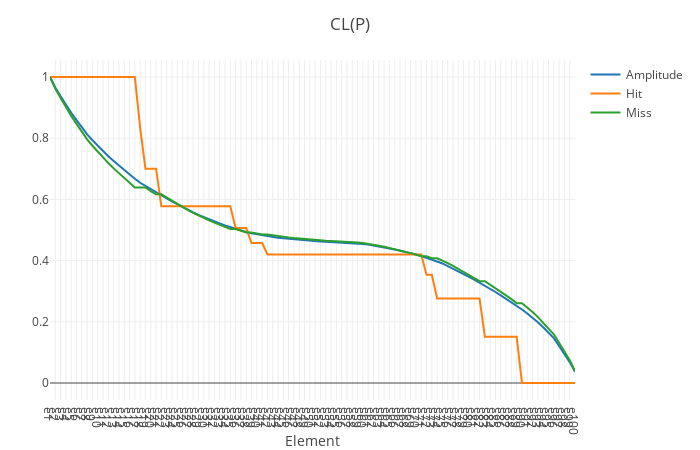
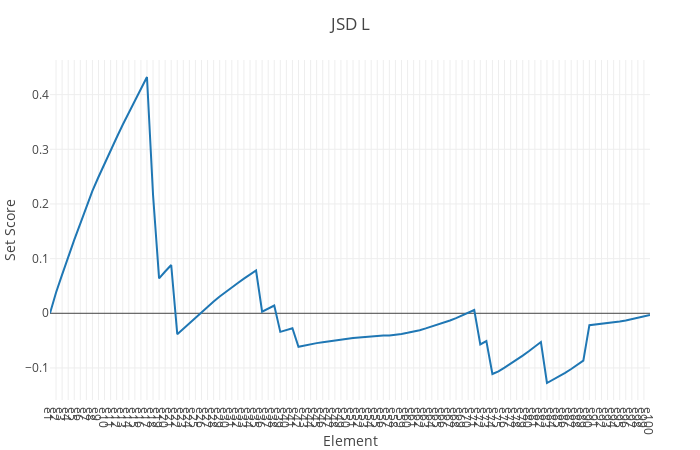

Notebook cell for these charts, in order:
### Code cell
display(plot_x_y((am_p_cl_, am_h_p_cl_, am_m_p_cl_); name_ = ("Amplitude", "Hit", "Miss"), layout = merge(layout, Layout(title = "CL(P)"))))

jsd_l_ = compute_jsd(am_h_p_cl_, am_m_p_cl_, am_p_cl_)

plot_x_y((jsd_l_,); layout = merge(layout, Layout(title = "JSD L", yaxis_title = "Set Score")))
